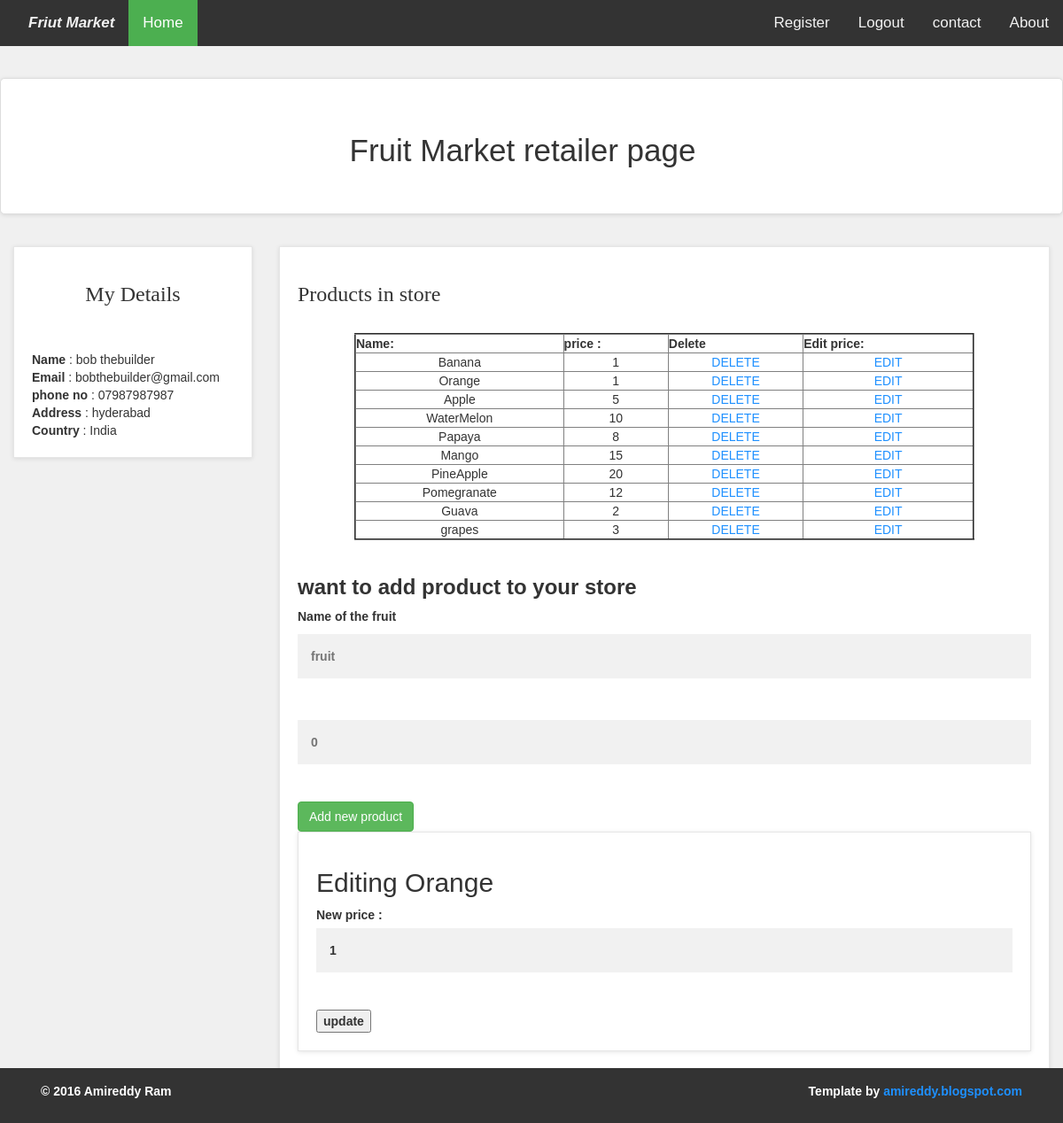
The page /Fruit_Market/retailers/seller_account.php?edit=2 (signed in) on the database its author committed.
### tables this page shows
CREATE TABLE `retailer` (
  `ret_id` int(11) NOT NULL,
  `ret_fname` varchar(255) NOT NULL,
  `ret_lname` varchar(255) NOT NULL,
  `ret_email` varchar(255) NOT NULL,
  `ret_pass` varchar(255) NOT NULL,
  `ret_contact` varchar(255) NOT NULL,
  `ret_address` varchar(255) NOT NULL
);

CREATE TABLE `products` (
  `product_id` int(11) NOT NULL,
  `product_name` varchar(255) NOT NULL,
  `product_price` float NOT NULL,
  `ret_id` int(11) NOT NULL,
  `date` date NOT NULL
);

### Fruit_Market/retailers/seller_account.php (the view, shortened to what this page needs)
<?php
include("../includes/db.php");
?>
<!DOCTYPE html>
<html>
<head>
    <link href="../styles/bootstrap.min.css" rel="stylesheet">
    <link href="../styles/style.css" rel="stylesheet">
</head>
<body style="background-color:#f0f0f0" >
<div class="topnav" style="padding-left:16px">
        <i ><b><a href="index.php" id="navids" style="font-size: 17px;">Friut Market</a></i></b>
        <a class="active" href="../index.php">Home</a>
<div style="float:right;">
  <a href="../register.php">Register</a>
  <?php
    if(!isset($_SESSION['email']))
    {
        echo '<a href="../login.php">Login</a>';
    }
    else
    {
        echo '<a href="../logout.php">Logout</a>';
    }
?>
  <a href="#about">contact</a>
  <a href="#about">About</a>
</div>
</div>
<div style="padding-left:16px" align="center" style="width:60%; height:0px; background-color: lightblue" class="panel panel-default panel-body emp-profile"><br>
<p style="font-size:35px;" align="center">Fruit Market retailer page</p>
</div>
<div class="col-md-3 ">
<div class="box">
<strong><h3 align="center" style="font-family:verdana;">My Details</h3></strong><br><br>
    <?php
    $email=$_SESSION['email'];
    $info="select * from retailer where ret_email='$email'";
    $run_info=mysqli_query($con,$info);
    $run_ret=mysqli_fetch_array($run_info);
    $fname=$run_ret['ret_fname'] ;
    $lname=$run_ret['ret_lname'];
    $email=$run_ret['ret_email'];
    $contact=$run_ret['ret_contact'];
    $address=$run_ret['ret_address'];
    echo "
<b>Name </b>     : $fname $lname<br>
<b>Email </b>    : $email<br>
<b>phone no</b>  : $contact<br>
<b>Address </b>  : $address<br>
<b>Country </b>  : India<br>"
    ?>
</div>
</div>
<div class="col-md-9" >
<div class="box" >
<?php
echo" <strong><h3 style='font-family:verdana;'>Products in store</h3></strong><br>
<table width='700' border='2' bgcolor='pink' align='center' >
    <tr align=center>
    <th><b> Name:</b></th>
    <th><b> price :</b></th>
    <th><b> Delete </b></th>
    <th><b> Edit price:</b></th>
    </tr>
" ;
$ret_id=$run_ret['ret_id'];
$ret_prod="select * from products where ret_id='$ret_id'";
$prod_run=mysqli_query($con,$ret_prod);
while($prod=mysqli_fetch_array($prod_run)){
    $pname=$prod['product_name'];
    $pprice=$prod['product_price'];
    $product_id=$prod['product_id'];
    echo "
    <tr align=center>
    <td>$pname</td>
    <td>$pprice</td>
    <td><a href='seller_account.php?del=$product_id'>DELETE</a></td>
    <td><a href='seller_account.php?edit=$product_id'>EDIT</a></td>
    </tr>
    ";
}
echo"</table>";
echo " <br>
<h3><b>want to add product to your store<b></h3><div >
<form action='' method='post' enctype='multupart/form-date'>
<label for='name'>Name of the fruit</label><br>
<input type='text' name='nname' placeholder ='fruit' required><br> <br>
<input type='text' name='nprice' placeholder =0 required ><br> <br>
<button type='submit' class='btn btn-success' name='add'>Add new product</button>
</form>";
    if(isset($_GET['edit'])){
        $edit_id=$_GET['edit'];
        $get_user="select * from products where product_id='$edit_id' and date < CURDATE() ";
        $run_edit=mysqli_query($con,$get_user);
        if(mysqli_num_rows($run_edit)==1){
        $row_user=mysqli_fetch_array($run_edit);
        $prod_name=$row_user['product_name'];
        $product_price=$row_user['product_price'];
        echo  "<div class='box'>
            <h2>Editing $prod_name</h2>
            <form action='' method='post' enctype='multupart/form-date'>
                <b> New price :</b> <input type='text' name='price' value='$product_price'><br> <br>
            <input type='submit' name='update' value='update'>
            </form>
            </div>
        ";
        }
        else
        echo "<script>alert('You cannot edit more than once a day')</script>";
    }
?>
</div>
</div>
</body>
</html>
<?php
include('../includes/footer.php');
?>

### Fruit_Market/styles/style.css (style rules this page uses)
body { margin: 0; font-family: Arial, Helvetica, sans-serif; color: #333333; background-color: #f0f0f0; }
.topnav { overflow: hidden; background-color: #333; }
.topnav a { float: left; color: #f2f2f2; text-align: center; padding: 14px 16px; text-decoration: none; font-size: 17px; }
.topnav a.active { background-color: #4CAF50; color: white; }
* { box-sizing: border-box; }
input[type=text], input[type=password] { width: 100%; padding: 15px; margin: 5px 0 22px 0; display: inline-block; border: none; background: #f1f1f1; }
a { color: dodgerblue; }
.box { background: #fff; margin: 0 0 30px; border: solid 1px #e6e6e6; box-sizing: border-box; padding:20px; box-shadow: 0 1px 5px rgba(0, 0, 0, 0.1); }

### Fruit_Market/retailers/seller_account.php (style rules this page uses)
.emp-profile { padding: 3%; margin-top: 3%; margin-bottom: 3%; border-radius: 0.5rem; background-color: white; box-shadow: 0 1px 5px rgba(0, 0, 0, 0.1); }
.box { background: #fff; margin: 0 0 30px; border: solid 1px #e6e6e6; box-sizing: border-box; padding:20px; box-shadow: 0 1px 5px rgba(0, 0, 0, 0.1); }

### rows shown on the page
retailer: ret_fname "bob", ret_lname "thebuilder", ret_email "bobthebuilder@gmail.com", ret_contact "07987987987", ret_address "hyderabad"
products: product_name "Banana", product_price "1"
products: product_name "Orange", product_price "1", price "1"
products: product_name "Apple", product_price "5"
products: product_name "WaterMelon", product_price "10"
products: product_name "Papaya", product_price "8"
products: product_name "Mango", product_price "15"
products: product_name "PineApple", product_price "20"
products: product_name "Pomegranate", product_price "12"
products: product_name "Guava", product_price "2"
products: product_name "grapes", product_price "3"
